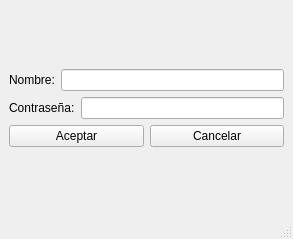
<?xml version="1.0" encoding="UTF-8"?>
<ui version="4.0">
 <class>MainWindow</class>
 <widget class="QMainWindow" name="MainWindow">
  <property name="geometry">
   <rect>
    <x>0</x>
    <y>0</y>
    <width>293</width>
    <height>239</height>
   </rect>
  </property>
  <property name="windowTitle">
   <string>MainWindow</string>
  </property>
  <widget class="QWidget" name="centralwidget">
   <layout class="QVBoxLayout" name="verticalLayout_2">
    <item>
     <layout class="QVBoxLayout" name="verticalLayout">
      <item>
       <layout class="QHBoxLayout" name="horizontalLayout">
        <item>
         <widget class="QLabel" name="label">
          <property name="text">
           <string>Nombre:</string>
          </property>
         </widget>
        </item>
        <item>
         <widget class="QLineEdit" name="lineEdit"/>
        </item>
       </layout>
      </item>
      <item>
       <layout class="QHBoxLayout" name="horizontalLayout_2">
        <item>
         <widget class="QLabel" name="label_2">
          <property name="text">
           <string>Contraseña:</string>
          </property>
         </widget>
        </item>
        <item>
         <widget class="QLineEdit" name="lineEdit_2"/>
        </item>
       </layout>
      </item>
      <item>
       <layout class="QHBoxLayout" name="horizontalLayout_3">
        <item>
         <widget class="QPushButton" name="pushButton">
          <property name="text">
           <string>Aceptar</string>
          </property>
         </widget>
        </item>
        <item>
         <widget class="QPushButton" name="pushButton_2">
          <property name="text">
           <string>Cancelar</string>
          </property>
         </widget>
        </item>
       </layout>
      </item>
     </layout>
    </item>
   </layout>
  </widget>
  <widget class="QMenuBar" name="menubar">
   <property name="geometry">
    <rect>
     <x>0</x>
     <y>0</y>
     <width>293</width>
     <height>33</height>
    </rect>
   </property>
  </widget>
  <widget class="QStatusBar" name="statusbar"/>
 </widget>
 <resources/>
 <connections/>
</ui>
